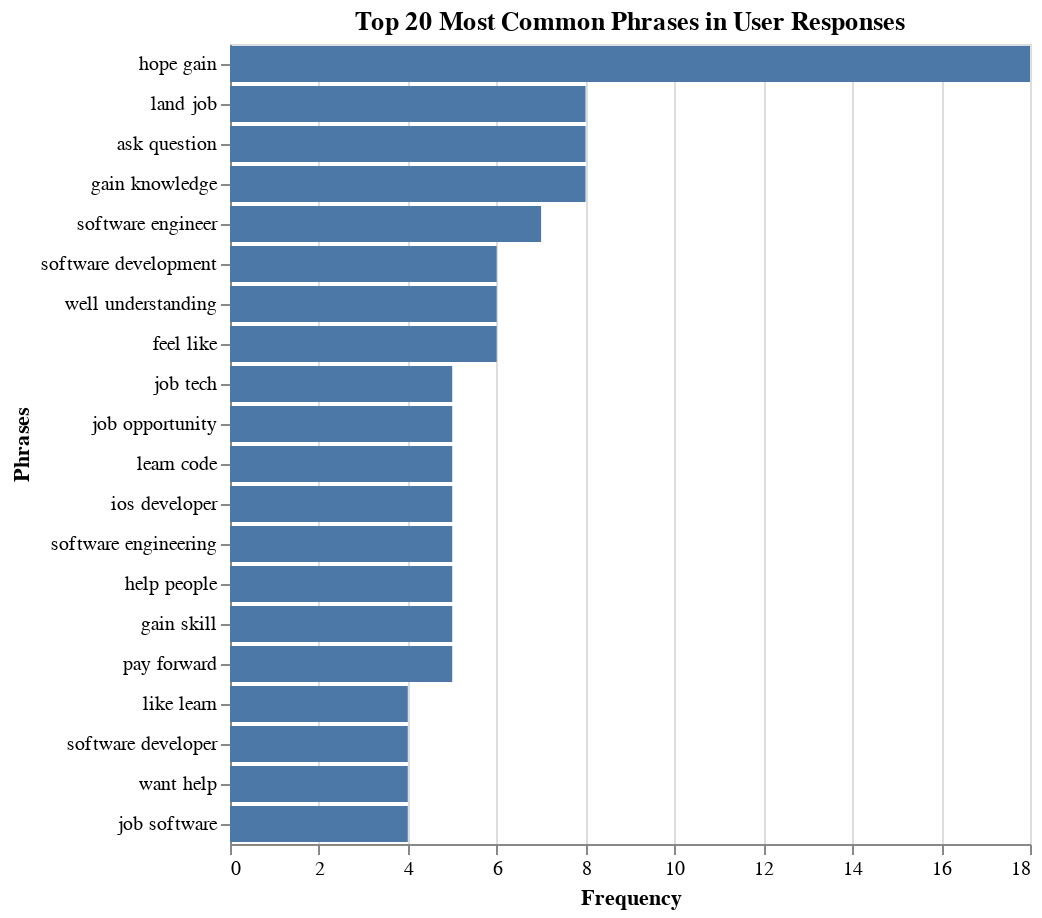

Notebook code cell kept with this figure:
### Code cell
double_graph = alt.Chart(
                    double_top_20,
                    title="Top 20 Most Common Phrases in User Responses"
                    ).mark_bar().encode(
                        x=alt.X("frequency:Q",
                                title='Frequency'),
                        y=alt.Y("phrase:O",
                                title='Phrases',
                                sort="-x",
                                scale=alt.Scale()
                                ))
double_graph.display()

### Figure 1 — Vega-Lite specification as saved in the notebook (floating-point values rounded to 4 significant figures)
{"config": {"view": {"continuousWidth": 400, "continuousHeight": 300}}, "data": {"name": "data-17b2df9a983eb460d3778d144866250e"}, "mark": "bar", "encoding": {"x": {"field": "frequency", "title": "Frequency", "type": "quantitative"}, "y": {"field": "phrase", "scale": {}, "sort": "-x", "title": "Phrases", "type": "ordinal"}}, "title": "Top 20 Most Common Phrases in User Responses", "$schema": "https://vega.github.io/schema/vega-lite/v4.17.0.json", "datasets": {"data-17b2df9a983eb460d3778d144866250e": [{"phrase": "like learn", "frequency": 4}, {"phrase": "software developer", "frequency": 4}, {"phrase": "want help", "frequency": 4}, {"phrase": "job software", "frequency": 4}, {"phrase": "job tech", "frequency": 5}, {"phrase": "job opportunity", "frequency": 5}, {"phrase": "learn code", "frequency": 5}, {"phrase": "ios developer", "frequency": 5}, {"phrase": "software engineering", "frequency": 5}, {"phrase": "help people", "frequency": 5}, {"phrase": "gain skill", "frequency": 5}, {"phrase": "pay forward", "frequency": 5}, {"phrase": "software development", "frequency": 6}, {"phrase": "well understanding", "frequency": 6}, {"phrase": "feel like", "frequency": 6}, {"phrase": "software engineer", "frequency": 7}, {"phrase": "land job", "frequency": 8}, {"phrase": "ask question", "frequency": 8}, {"phrase": "gain knowledge", "frequency": 8}, {"phrase": "hope gain", "frequency": 18}]}}
